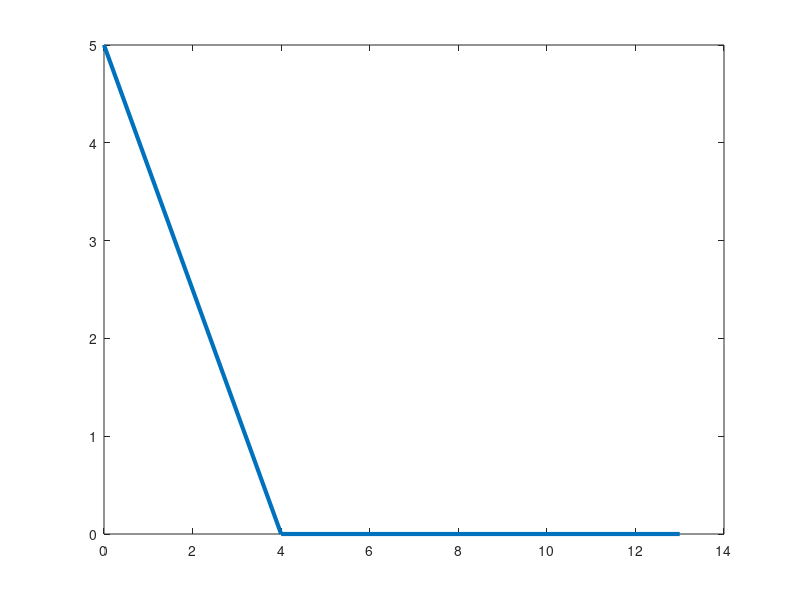

MATLAB code to generate this figure: (Note: this script raises an error after producing the figure.)
%% Optimizing a bird's flight path
% Toby Driscoll, November 2012

%%
% (Chebfun example calc/ForTheBirds.m)
%
% [Tags: #optimisation, #birds]
%%
LW = 'LineWidth'; MS = 'MarkerSize'; format short
close all

%%
% This discussion is based on problem 75 from section 3.7 of [1].

%% The premise
% Suppose a bird is on an island 5 km away from the shore of a large lake.
% She wants to return to her nest, which is another 13 km away along the
% shoreline. However, it's more difficult to fly over water than over land,
% so the path of least energy may not be the most direct one. Instead, she
% may be better off flying to a point that is $x$ km along the shore line,
% then traveling the remaining $13-x$ km over land.

%%
island = [0,5];  nest = [13,0];    % coordinates of start/end
landfall = [4,0];                  % example with x=4
path = [island;landfall;nest];
plot(path(:,1),path(:,2),LW,3)
text(island(1),island(2),'island','ver','bot','hor','c')
text(nest(1),nest(2),'nest','ver','bot','hor','l')
hold on, plot([island(1);0],[island(2);0],'k--',LW,2)
plot([0;landfall(1)],[0;landfall(2)],'r--',LW,2)
axis([-2 15 -2 7]), axis equal
text(-1,island(2)/2,'5'), text(2,-1,'x'), text(8,-1,'13-x')


%% Finding the optimal path
% We know that the landfall spot $x$ is between $0$ and $13$, so we will
% define a chebfun for it over that range.
x = chebfun('x',[0 13]);

%%
% As a function of the landfall point, the length of the path over water is
water_length = sqrt(x.^2+25);

%%
% and over land, it's
land_length = 13-x;

%%
% Let's say it takes 40% more energy per km to fly over water than over
% land. If we normalize so that the energy to fly over land is $1$ energy
% unit per km, then the total energy is
total_energy = 1*land_length + 1.4*water_length;

%%
% (If we had not chosen to normalize the energy, then the total energy would
% be proportional to this quantity, which is irrelevant to minimization.)

%%
clf, plot(total_energy,LW,2), grid on
xlabel('landfall point x'), ylabel('total energy of flight')

%%
% As you can see from the curve, there is a unique value of $x$ that minimizes
% the total energy.
[energy_optimal,x_optimal] = min(total_energy)

%%
% Of course, that minimum point occurs at the single place where the
% derivative of the total energy is zero.
find( diff(total_energy)==0 )

%% Exploring the assumptions
% The "40% more energy" assumption for water flying is a guess at best. How
% does the optimal point vary as a function of the water-to-land ratio? Let's
% explore it over a range from 1 (same energy for both) to 2 (twice as much
% energy over water).

%%
% Each value of the W-to-L ratio will give a different optimal landfall
% point $x$. We will produce this value by mimicking the optimization step
% above. For example,
WL_ratio = 1.05;
total_energy = land_length + WL_ratio*water_length;
[energy_optimal,x_optimal] = min(total_energy)

%%
% Notice that the optimal strategy in this case is for the bird to fly
% directly to the nest, because the penalty for going over water is quite
% small. Mathematically, the minimum does not occur at a zero in the
% derivative, but at an endpoint of the interval.
clf, subplot(1,2,1), plot(total_energy,LW,2), grid on
xlabel('x'), ylabel('total energy')
subplot(1,2,2), plot(diff(total_energy),LW,2), grid on
xlabel('x'), ylabel('derivative')

%%
% At the other extreme, you would expect that if flying over water is very
% difficult, the best strategy is to go directly to land. However, this is
% never exactly the case:
WL_ratio = 5;
total_energy = land_length + WL_ratio*water_length;
[energy_optimal,x_optimal] = min(total_energy)

%%
WL_ratio = 50;
total_energy = land_length + WL_ratio*water_length;
[energy_optimal,x_optimal] = min(total_energy)


%% Function function
% Rather than just exploring the behavior for individual water-to-land ratios,
% we can construct a new chebfun that captures the entire relationship. First,
% we encode the fact that the total energy function is dependent on the W-L
% ratio:
total_energy_function = @(WL) land_length + WL*water_length;

%%
% It's a little tricky, but the output of that function of the WL parameter
% is a chebfun in the landfall variable $x$. (Remember, functions can map
% anything to anything, not just numbers to numbers.) The optimal location,
% which depends on WL, is still found as a critical point of the total
% energy. (It's slightly easier to work with the derivative of the energy
% than to extract the second output of the MIN function.)
optimal_landfall_function = @(WL) find( diff(total_energy_function(WL))==0 );

%%
% The output of this function is now a number for each given value of WL.
% Our original result is simply
optimal_landfall_function(1.4)

%%
% So, now we construct a chebfun to capture the dependence on WL. (The
% `'vectorize'` argument tells chebfun that our function expects only one
% value of WL at a time.)
optimal_landfall = chebfun( optimal_landfall_function, [1.1 5], 'vectorize');
clf, plot(optimal_landfall,LW,2), grid on
xlabel('water-to-land energy ratio'), ylabel('optimal landfall position')

%%
% In practice, it's easy to observe the behavior of birds but very difficult
% to estimate the true value of WL. We can turn the problem around. It's
% reasonable to assume that evolution has honed the instinct of our bird to
% behave optimally. So if, for example, we observed that $x=4.5$ was chosen on
% average, then we might conclude that the actual water-to-land energy ratio is
find( optimal_landfall==4.5 )

%%
% References:
%
% [1] J. Stewart, Calculus, 7th edition. Brooks/Cole, 2012. 
